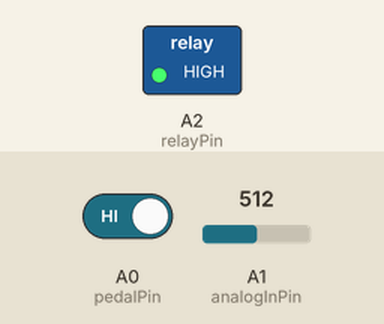
Bench run of a sketch on a simulated Arduino Uno, built with avr-gcc and run on an emulated ATmega328P. Shown: switched loads named in the sketch (green lamp = pin HIGH). Dashed ring = blinking. The test bench sets the inputs (shaded band); at power-on: A1 (analogInPin) = 512, A0 (pedalPin) HIGH.

Above: at 1.2 s.
1.3 s: A1 (analogInPin) set to 0
At 2.2 s:
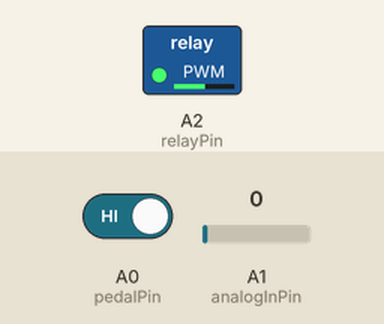
4.3 s: A1 (analogInPin) set to 122
7.3 s: A0 (pedalPin) driven LOW
At 8.5 s:
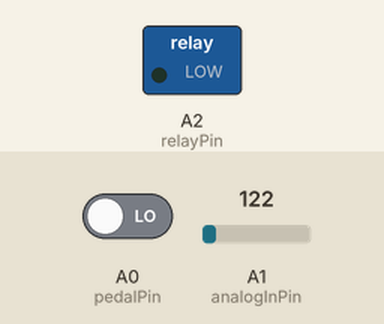
8.8 s: A0 (pedalPin) driven HIGH
At 8.95 s:
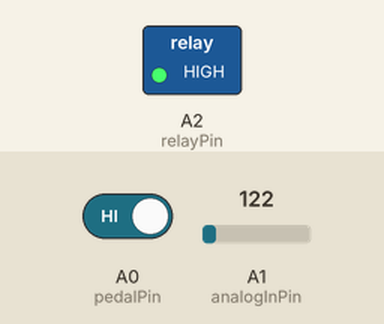
Timing chart, 0 to 12.8 s (numbered marks = the images above; inputs shaded):
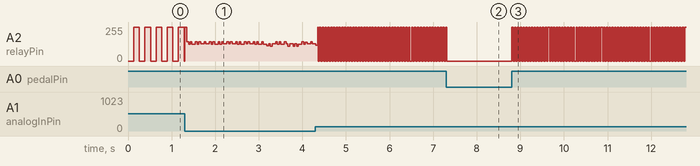

The sketch:

guitar_pedal.ino
```cpp
/*
* Author: Carlos Asmat
* Purpose: Switch a relay according to a pot input.
*          Display the period on a serila 7-segment display.
*/

#include <SoftwareSerial.h>

SoftwareSerial sevenSeg(3, 2); // RX, TX
const int analogInPin = A1;  // Analog input pin that the potentiometer is attached to
const int relayPin = A2;  // Analog input pin that the potentiometer is attached to
const int pedalPin = A0;

char buf[12];  // number to be printed to serial LCD
int sensorValue = 0;        // value read from the pot
int outputValue = 0;        // value output to the LCD

int relayState = LOW;
long previousMillis = 0;
const long refreshDelay = 100;
long lastRefresh = 0;

void setup() {

  pinMode(relayPin, OUTPUT);
  pinMode(pedalPin, INPUT);
   // Open serial communications:
  delay(20);
  sevenSeg.begin(9600);
  Serial.begin(9600);

  delay(20);

  //Reset Display
  sevenSeg.write((byte)0x76); // reset command
  sevenSeg.write((byte)0x7A); // command byte
  sevenSeg.write((byte)0xFF); // display brightness (highher = brighter)
  sevenSeg.write((byte)0x77); // command byte for decimal points
  sevenSeg.write((byte)0x00); // turn them off

  SegDisplay(0);
}

void loop() {


  unsigned long currentMillis = millis();


  // read the analog in value:
  sensorValue = analogRead(analogInPin);
  // map it to the range of the analog out:
  outputValue = map(sensorValue, 0, 1023, 0, 255);

  if(currentMillis - lastRefresh > refreshDelay)
  {
    lastRefresh = currentMillis;
    SegDisplay(outputValue);
  }

  if(digitalRead(pedalPin) == LOW)
  {
    relayState = LOW;
    delay(10); //debounce pedal signal
  }
  else
  {
    if(currentMillis - previousMillis > outputValue)
    {
      // save the last time the relay was toggled
      previousMillis = currentMillis;

      // if the relay is off turn it on and vice-versa:
      if (relayState == LOW)
        relayState = HIGH;
      else
        relayState = LOW;
    }
  }
  digitalWrite(relayPin, relayState);


  delay(2);

}

void SegDisplay(int i)
{
  sprintf(buf, "%04d", i);
  sevenSeg.write((byte)0x76); // reset command
  sevenSeg.print(buf);
}
```

Measured:
- after the input at 7.3 s, A2 (relayPin): goes on until 7.3 s, then stays 0/255
- after the input at 8.8 s, A2 (relayPin): alternates 255/255 for 0.03 s and 0/255 for 0.03 s, starting at once
- by itself, A2 (relayPin): repeats every 0.04 s: 255/255 0.01 s, 0/255 0.03 s
